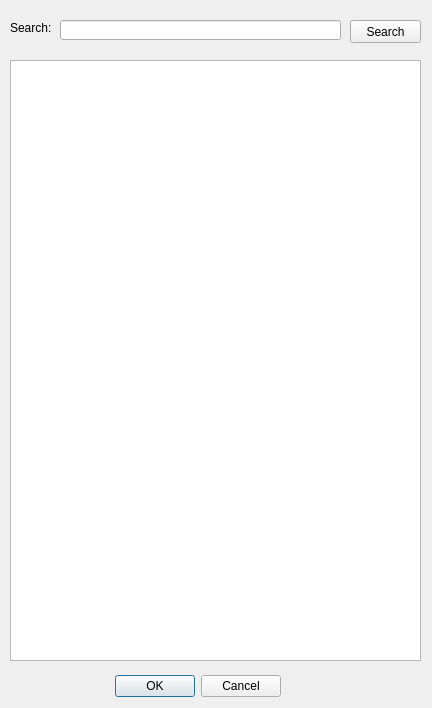
<?xml version="1.0" encoding="UTF-8"?>
<ui version="4.0">
 <class>ListDialog</class>
 <widget class="QDialog" name="ListDialog">
  <property name="geometry">
   <rect>
    <x>0</x>
    <y>0</y>
    <width>432</width>
    <height>708</height>
   </rect>
  </property>
  <property name="windowTitle">
   <string>Dialog</string>
  </property>
  <widget class="QDialogButtonBox" name="buttonBox">
   <property name="geometry">
    <rect>
     <x>90</x>
     <y>670</y>
     <width>191</width>
     <height>32</height>
    </rect>
   </property>
   <property name="orientation">
    <enum>Qt::Horizontal</enum>
   </property>
   <property name="standardButtons">
    <set>QDialogButtonBox::Cancel|QDialogButtonBox::Ok</set>
   </property>
  </widget>
  <widget class="QListWidget" name="mylist">
   <property name="geometry">
    <rect>
     <x>10</x>
     <y>60</y>
     <width>411</width>
     <height>601</height>
    </rect>
   </property>
  </widget>
  <widget class="QLabel" name="label">
   <property name="geometry">
    <rect>
     <x>10</x>
     <y>20</y>
     <width>41</width>
     <height>16</height>
    </rect>
   </property>
   <property name="text">
    <string>Search:</string>
   </property>
  </widget>
  <widget class="QLineEdit" name="searchText">
   <property name="geometry">
    <rect>
     <x>60</x>
     <y>20</y>
     <width>281</width>
     <height>20</height>
    </rect>
   </property>
  </widget>
  <widget class="QPushButton" name="Search">
   <property name="geometry">
    <rect>
     <x>350</x>
     <y>20</y>
     <width>71</width>
     <height>23</height>
    </rect>
   </property>
   <property name="text">
    <string>Search</string>
   </property>
  </widget>
 </widget>
 <resources/>
 <connections>
  <connection>
   <sender>buttonBox</sender>
   <signal>accepted()</signal>
   <receiver>ListDialog</receiver>
   <slot>accept()</slot>
   <hints>
    <hint type="sourcelabel">
     <x>248</x>
     <y>254</y>
    </hint>
    <hint type="destinationlabel">
     <x>157</x>
     <y>274</y>
    </hint>
   </hints>
  </connection>
  <connection>
   <sender>buttonBox</sender>
   <signal>rejected()</signal>
   <receiver>ListDialog</receiver>
   <slot>reject()</slot>
   <hints>
    <hint type="sourcelabel">
     <x>316</x>
     <y>260</y>
    </hint>
    <hint type="destinationlabel">
     <x>286</x>
     <y>274</y>
    </hint>
   </hints>
  </connection>
 </connections>
</ui>
